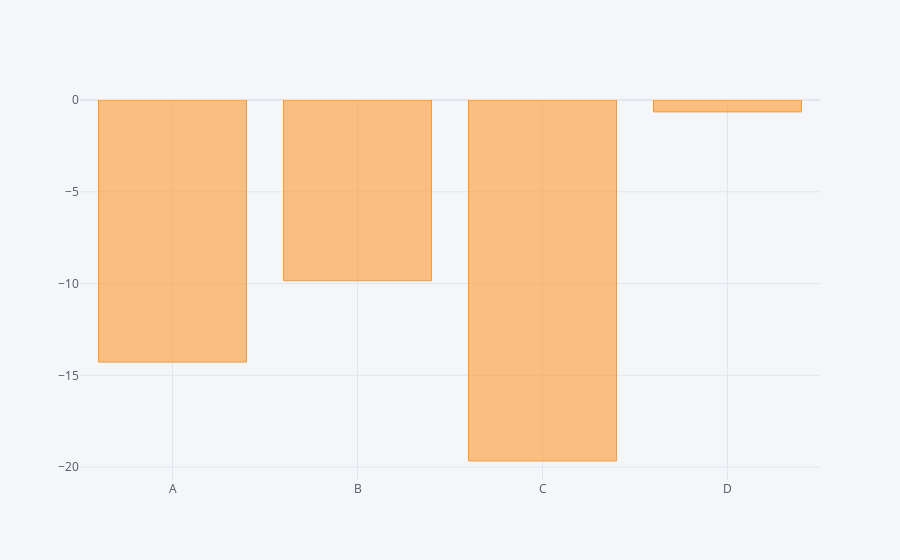

The notebook cell saved with this chart:
### Code cell
df.sum().iplot(kind='bar')

### Figure 1 — Plotly figure (JSON) as saved in the notebook; plotly's stock layout.template omitted (floating-point values rounded to 4 significant figures)
{"data": [{"marker": {"color": "rgba(255, 153, 51, 0.6)", "line": {"color": "rgba(255, 153, 51, 1.0)", "width": 1}}, "name": "None", "orientation": "v", "text": "", "type": "bar", "x": ["A", "B", "C", "D"], "y": [-14.28, -9.845, -19.67, -0.648]}], "layout": {"legend": {"bgcolor": "#F5F6F9", "font": {"color": "#4D5663"}}, "paper_bgcolor": "#F5F6F9", "plot_bgcolor": "#F5F6F9", "title": {"font": {"color": "#4D5663"}}, "xaxis": {"gridcolor": "#E1E5ED", "showgrid": true, "tickfont": {"color": "#4D5663"}, "title": {"font": {"color": "#4D5663"}, "text": ""}, "zerolinecolor": "#E1E5ED"}, "yaxis": {"gridcolor": "#E1E5ED", "showgrid": true, "tickfont": {"color": "#4D5663"}, "title": {"font": {"color": "#4D5663"}, "text": ""}, "zerolinecolor": "#E1E5ED"}}}
